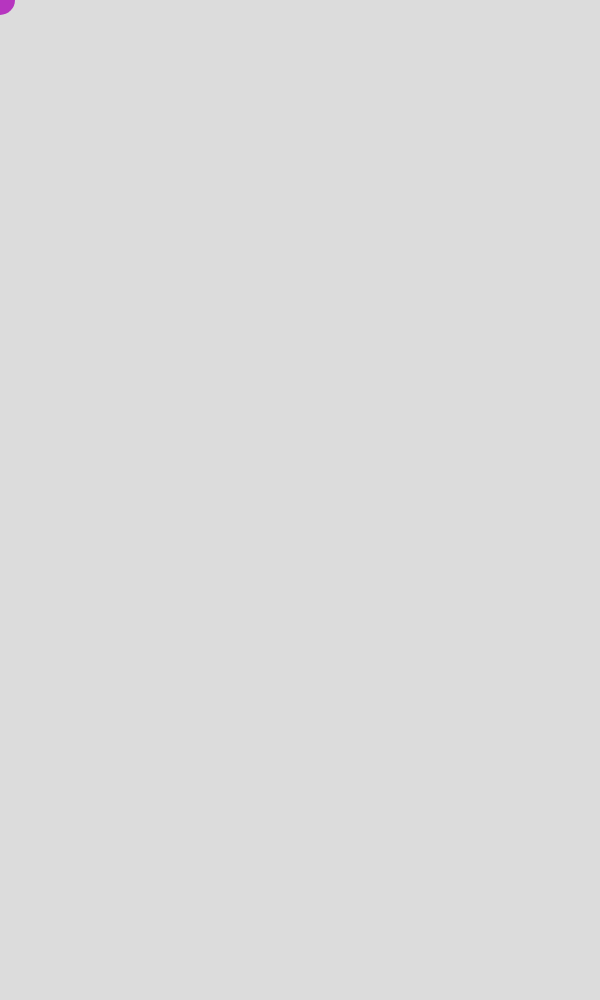
Frame 1 (no input)
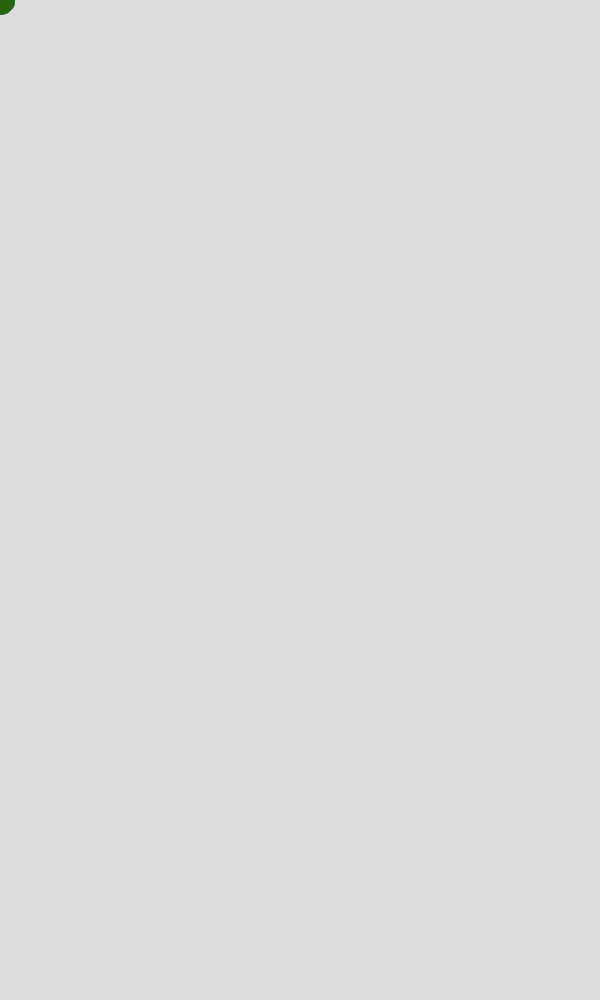
Frame 60 (no input)
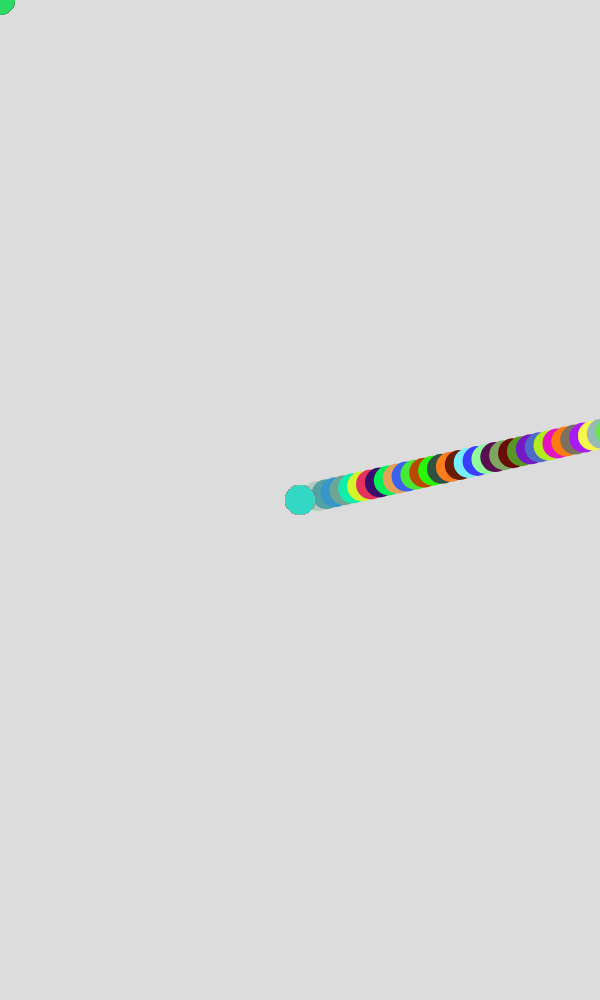
Frame 120 (the mouse pressed at the canvas centre since frame 60)

The p5.js sketch that drew these frames (run headless with seeded random() and noise() and a simulated clock; from frame 60 on, the mouse is pressed at the canvas centre):

// p5.js sketch
// ── sketch.js
function setup() {
  createCanvas(windowWidth /2, windowHeight);
  balls = [];
  squares = [];
  arr = [1000];
  noCursor();
  background(220);
  alert("The Color Coder by Jonathan Garcia \n My focus for this project is color.\n You can draw with the cursor, and the computer can also draw with \n lines.\n Left-click = ball trail\n r = rectangle/reset\n l = lines\n c + Left-click = single ball + background change");
  

}

function star(x, y, radius1, radius2, npoints) {
  let angle = TWO_PI / npoints;
  let halfAngle = angle / 2.0;
  beginShape();
  for (let a = 0; a < TWO_PI; a += angle) {
    let sx = x + cos(a) * radius2;
    let sy = y + sin(a) * radius2;
    vertex(sx, sy);
    sx = x + cos(a + halfAngle) * radius1;
    sy = y + sin(a + halfAngle) * radius1;
    vertex(sx, sy);
  }
  endShape(CLOSE);
}

function draw() {
  
  noStroke();
  fill(random(0, 255), random(0, 255), random(0, 255));
  var x = 30;
  var y = 30;
  var e = ellipse(pmouseX, pmouseY, x, y);
  
  stroke(0);
  
  if (key == "l") {
    stroke(random(0, 255), random(0, 255), random(0, 255));
    for(let i = 0; i < 10; i++){
      line(random(arr[0], arr[10000]), random(arr[0], arr[10000]), random(arr[0], arr[10000]), random(arr[0], arr[10000]));
    }
  }
  
  if(key == "c"){
    background(0);
    
  }
  

  for (let i = 0; i < balls.length; i++) {
    balls[i].update();
    balls[i].show();
  }

  if (key == "r") {
    background(220);
    squares.push(new Square(mouseX, mouseY));
    for (let i = 0; i < squares.length; i++) {
      squares[i].show();
    }
  }
  
  if(squares.length > 10){
     squares.splice(0, 1);
     }
}

function mousePressed() {
  balls.push(new Ball(mouseX, mouseY));
}

function Ball(x, y) {
  this.pos = createVector(x, y);
  

  this.dir = createVector(random(-1, 1), random(-1, 1));
  this.speed = (10, 10);

  this.update = function () {
    uPos = p5.Vector.mult(this.dir, this.speed);
    this.pos.add(uPos);

    if (this.pos.x < 0 && this.pos.x > windowWidth) {
      this.dir.x *= -1;
    }
    if (this.pos.y < 0 && this.pos.y > windowHeight) {
      this.dir.y *= -1;
    }
  };
  this.show = function () {
    noStroke();
    fill(random(0, 255), random(0, 255), random(0, 255));
    ellipse(this.pos.x, this.pos.y, 30, 30);
    //rect(this.pos.x, this.pos.y, 20, 30);
  };
}

//function keyPressed() {
  // if (keyCode === 83) {
   // push();
   // fill(random(0, 255), random(0, 255), random(0, 255));
   // translate(width * 0.8, height * 0.5);
   // rotate(frameCount / 3.0);
   // star(random(0, windowWidth / 2), random(0, windowHeight/ 2), 30, 70, 5);
   // pop();
 // }
//}

function Square(x, y) {
  this.pos = createVector(x, y);

  this.show = function () {
    stroke(0);
    fill(0);
    rect(this.pos.x - 15, this.pos.y - 15, 30, 50);
  };
}



// ── home.html
<!DOCTYPE html>
<html lang="en">
    <head>
        <meta charset="utf-8">
        <title>Project 1</title>
        <meta name="description" content="Description Goes Here">
        
        <script scr="p5.js"></script>

    </head>

    <body>
        <p>
            Hello World!
        </p>
    </body>

</html>
